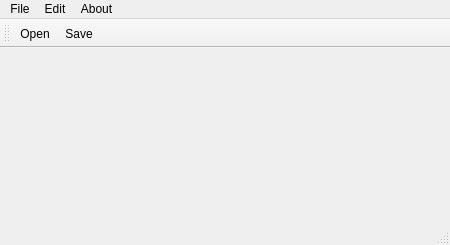
<?xml version="1.0" encoding="UTF-8"?>
<ui version="4.0">
 <class>MainWindow</class>
 <widget class="QMainWindow" name="MainWindow">
  <property name="geometry">
   <rect>
    <x>0</x>
    <y>0</y>
    <width>450</width>
    <height>245</height>
   </rect>
  </property>
  <property name="windowTitle">
   <string>MainWindow</string>
  </property>
  <widget class="QWidget" name="centralwidget"/>
  <widget class="QMenuBar" name="menubar">
   <property name="geometry">
    <rect>
     <x>0</x>
     <y>0</y>
     <width>450</width>
     <height>22</height>
    </rect>
   </property>
   <widget class="QMenu" name="menuFile">
    <property name="title">
     <string>File</string>
    </property>
    <addaction name="actionOpen"/>
    <addaction name="separator"/>
    <addaction name="actionSave"/>
    <addaction name="separator"/>
   </widget>
   <widget class="QMenu" name="menuEdit">
    <property name="title">
     <string>Edit</string>
    </property>
    <addaction name="actionCopy"/>
    <addaction name="separator"/>
    <addaction name="actionPaste"/>
    <addaction name="separator"/>
    <addaction name="actionUndo"/>
    <addaction name="separator"/>
    <addaction name="actionRedo"/>
   </widget>
   <widget class="QMenu" name="menuAbout">
    <property name="title">
     <string>About</string>
    </property>
    <addaction name="actionAbout_Qt"/>
   </widget>
   <addaction name="menuFile"/>
   <addaction name="menuEdit"/>
   <addaction name="menuAbout"/>
  </widget>
  <widget class="QStatusBar" name="statusbar"/>
  <widget class="QToolBar" name="toolBar">
   <property name="windowTitle">
    <string>toolBar</string>
   </property>
   <attribute name="toolBarArea">
    <enum>TopToolBarArea</enum>
   </attribute>
   <attribute name="toolBarBreak">
    <bool>false</bool>
   </attribute>
   <addaction name="actionOpen"/>
   <addaction name="actionSave"/>
  </widget>
  <action name="actionOpen">
   <property name="icon">
    <iconset resource="res.qrc">
     <normaloff>:/images/face-angry-symbolic.symbolic.png</normaloff>:/images/face-angry-symbolic.symbolic.png</iconset>
   </property>
   <property name="text">
    <string>Open</string>
   </property>
   <property name="shortcut">
    <string>Ctrl+O</string>
   </property>
  </action>
  <action name="actionSave">
   <property name="icon">
    <iconset resource="res.qrc">
     <normaloff>:/images/face-angel-symbolic.symbolic.png</normaloff>:/images/face-angel-symbolic.symbolic.png</iconset>
   </property>
   <property name="text">
    <string>Save</string>
   </property>
   <property name="shortcut">
    <string>Ctrl+S</string>
   </property>
  </action>
  <action name="actionCopy">
   <property name="text">
    <string>Copy</string>
   </property>
  </action>
  <action name="actionPaste">
   <property name="text">
    <string>Paste</string>
   </property>
  </action>
  <action name="actionUndo">
   <property name="text">
    <string>Undo</string>
   </property>
  </action>
  <action name="actionRedo">
   <property name="text">
    <string>Redo</string>
   </property>
  </action>
  <action name="actionAbout_Qt">
   <property name="text">
    <string>About Qt</string>
   </property>
  </action>
 </widget>
 <resources>
  <include location="res.qrc"/>
 </resources>
 <connections/>
</ui>
